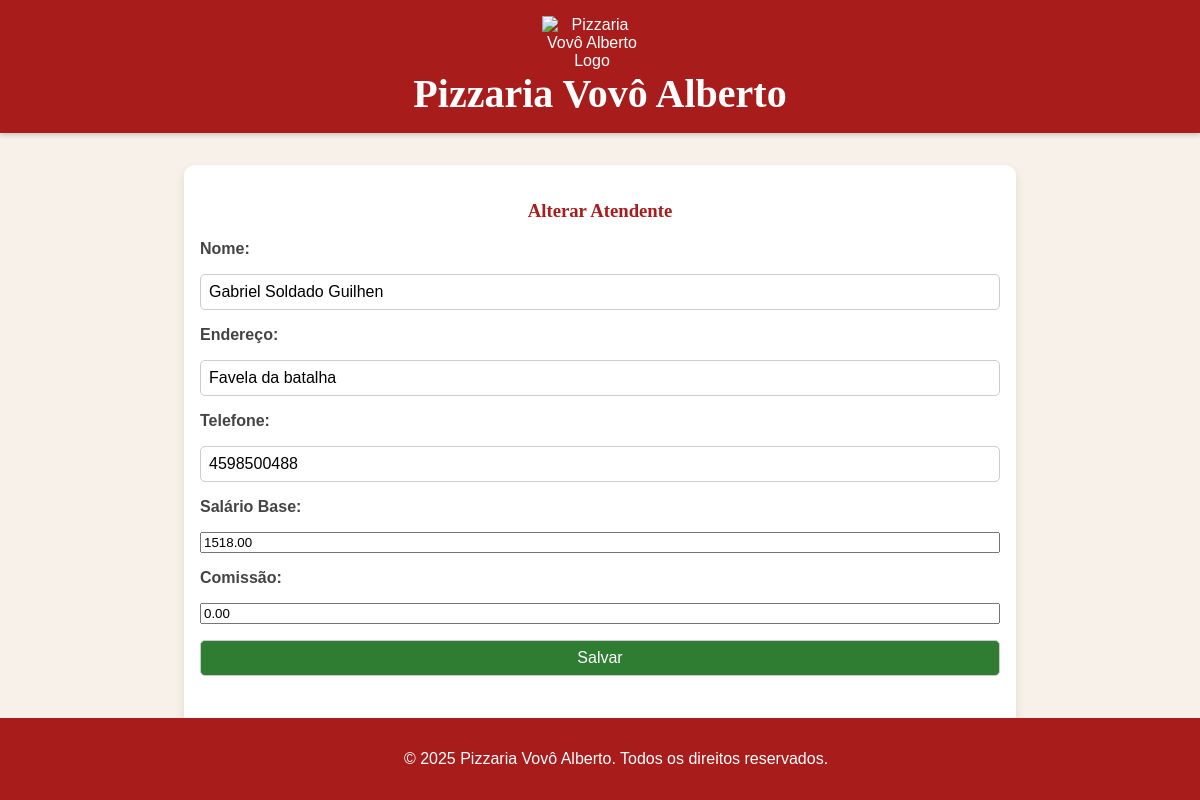
The page /view/atendentes/formAtendente.php?id=3 on the database its author committed.
### tables this page shows
CREATE TABLE atendente (
    id INT AUTO_INCREMENT NOT NULL,
    nome VARCHAR(50) NOT NULL,
    endereco VARCHAR(100) NOT NULL,
    telefone VARCHAR(50) NOT NULL,
    salarioBase DECIMAL(10,2) NOT NULL,
    comissao DECIMAL(10,2) DEFAULT 0,
    CONSTRAINT pk_atendente PRIMARY KEY (id)
);

### dao/AtendenteDAO.php (called while the page is built, shortened)
<?php
require_once(__DIR__ . '/../util/Connection.php');
require_once(__DIR__ . '/../model/Atendente.php');
class AtendenteDAO {
    private PDO $conexao;
    public function __construct() {
        $this->conexao = Connection::getConnection();
    }
    public function buscarPorId(int $id): ?Atendente {
        $sql = "SELECT * FROM atendente WHERE id = ?";
        $stm = $this->conexao->prepare($sql);
        $stm->execute([$id]);
        $result = $stm->fetchAll(PDO::FETCH_ASSOC);
        $atendentes = $this->map($result);
        return count($atendentes) > 0 ? $atendentes[0] : null;
    }
    public function map($resultado) {
        $atendentes = [];
        foreach ($resultado as $r) {
            $atendente = new Atendente();
            $atendente->setId($r['id']);
            $atendente->setNome($r['nome']);
            $atendente->setEndereco($r['endereco']);
            $atendente->setTelefone($r['telefone']);
            $atendente->setSalarioBase($r['salarioBase']);
            $atendente->setComissao($r['comissao']);
            $atendentes[] = $atendente;
        }
        return $atendentes;
    }
}
?>

### util/Connection.php (called while the page is built, shortened)
<?php
class Connection {
    private static $conn = null;
    public static function getConnection() {
        if(self::$conn == null) {
            try {
                $opcoes = array(
                    PDO::MYSQL_ATTR_INIT_COMMAND => "SET NAMES utf8",
                    PDO::ATTR_ERRMODE => PDO::ERRMODE_EXCEPTION,
                    PDO::ATTR_DEFAULT_FETCH_MODE => PDO::FETCH_ASSOC);
                $strConn = "mysql:host=" . DB_HOST . ";dbname=" . DB_NAME;
                self::$conn = new PDO($strConn, DB_USER, DB_PASSWORD, $opcoes);
            } catch(PDOException $e) {
                echo "Erro ao conectar na base de dados.<br>";
                print_r($e);
            }
        }
        return self::$conn;
    }
}

### controller/AtendenteController.php (called while the page is built, shortened)
<?php
require_once(__DIR__ . '/../model/Atendente.php');
require_once(__DIR__ . '/../dao/AtendenteDAO.php');
class AtendenteController {
    private ?AtendenteDAO $atendenteDAO;
    public function __construct(){
        $this->atendenteDAO = new AtendenteDAO();
    }
    public function buscarPorId(int $id): ?Atendente {
        return $this->atendenteDAO->buscarPorId($id);
    }
}
?>

### model/Atendente.php (called while the page is built, shortened)
<?php
class Atendente {
    private $nome;
    private $endereco;
    private $telefone;
    private $salarioBase;
    private $comissao;
    function getNome(){
        return $this->nome;
    }
    function setNome($nome){
        $this->nome=$nome;
    }
    function getEndereco(){
        return $this->endereco;
    }
    function setEndereco($endereco){
        $this->endereco=$endereco;
    }
    function getTelefone(){
        return $this->telefone;
    }
    function setTelefone($telefone){
        $this->telefone=$telefone;
    }
    function getSalarioBase(){
        return $this->salarioBase;
    }
    function setSalarioBase($salarioBase){
        $this->salarioBase=$salarioBase;
    }
    function getComissao(){
        return $this->comissao;
    }
    function setComissao($comissao){
        $this->comissao=$comissao;
    }
}
?>

### view/atendentes/formAtendente.php (the view, shortened to what this page needs)
<?php
require_once(__DIR__ . "/../../controller/AtendenteController.php");
require_once(__DIR__ . "/../include/header.php");
$atendenteCont = new AtendenteController();
$id = filter_input(INPUT_GET, 'id', FILTER_VALIDATE_INT);
$atendente = $id ? $atendenteCont->buscarPorId($id) : new Atendente();
?>
<!DOCTYPE html>
<html lang="pt-BR">
<head>
    <link rel="stylesheet" href="../../css/styles.css">
</head>
<body>
    <main>
        <h3><?= $id ? 'Alterar' : 'Criar Novo' ?> Atendente</h3>
        <form action="" method="post">
            <label for="nome">Nome:</label>
            <input type="text" name="nome" id="nome" value="<?= htmlspecialchars($atendente->getNome() ?? '') ?>">
            <label for="endereco">Endereço:</label>
            <input type="text" name="endereco" id="endereco" value="<?= htmlspecialchars($atendente->getEndereco() ?? '') ?>">
            <label for="telefone">Telefone:</label>
            <input type="text" name="telefone" id="telefone" value="<?= htmlspecialchars($atendente->getTelefone() ?? '') ?>">
            <label for="salarioBase">Salário Base:</label>
            <input type="number" name="salarioBase" id="salarioBase" step="0.01" value="<?= htmlspecialchars($atendente->getSalarioBase() ?? '') ?>">
            <label for="comissao">Comissão:</label>
            <input type="number" name="comissao" id="comissao" step="0.01" value="<?= htmlspecialchars($atendente->getComissao() ?? '') ?>">
            <input type="submit" value="Salvar">
        </form>
    </main>
</body>
</html>
<?php include_once(__DIR__ . "/../include/footer.php"); ?>

### css/styles.css (style rules this page uses)
body { font-family: 'Arial', sans-serif; background-color: #f8f1e9; margin: 0; padding: 0; background-image: url('https://www.transparenttextures.com/patterns/pizza.png'); background-size: cover; color: #333; }
main { max-width: 800px; margin: 2rem auto; padding: 1rem; background-color: #fff; border-radius: 10px; box-shadow: 0 4px 10px rgba(0, 0, 0, 0.1); padding-bottom: 4rem; }
h3 { color: #a81c1c; font-family: 'Georgia', serif; text-align: center; }
form { display: flex; flex-direction: column; gap: 1rem; }
label { font-weight: bold; color: #444; }
select, input[type="text"], input[type="submit"], button { padding: 0.5rem; border: 1px solid #ccc; border-radius: 5px; font-size: 1rem; }
input[type="submit"], button { background-color: #2e7d32; color: #fff; cursor: pointer; transition: background-color 0.3s; }

### rows shown on the page
atendente: nome "Gabriel Soldado Guilhen", endereco "Favela da batalha", telefone "4598500488", salarioBase "1518.00", comissao "0.00"
